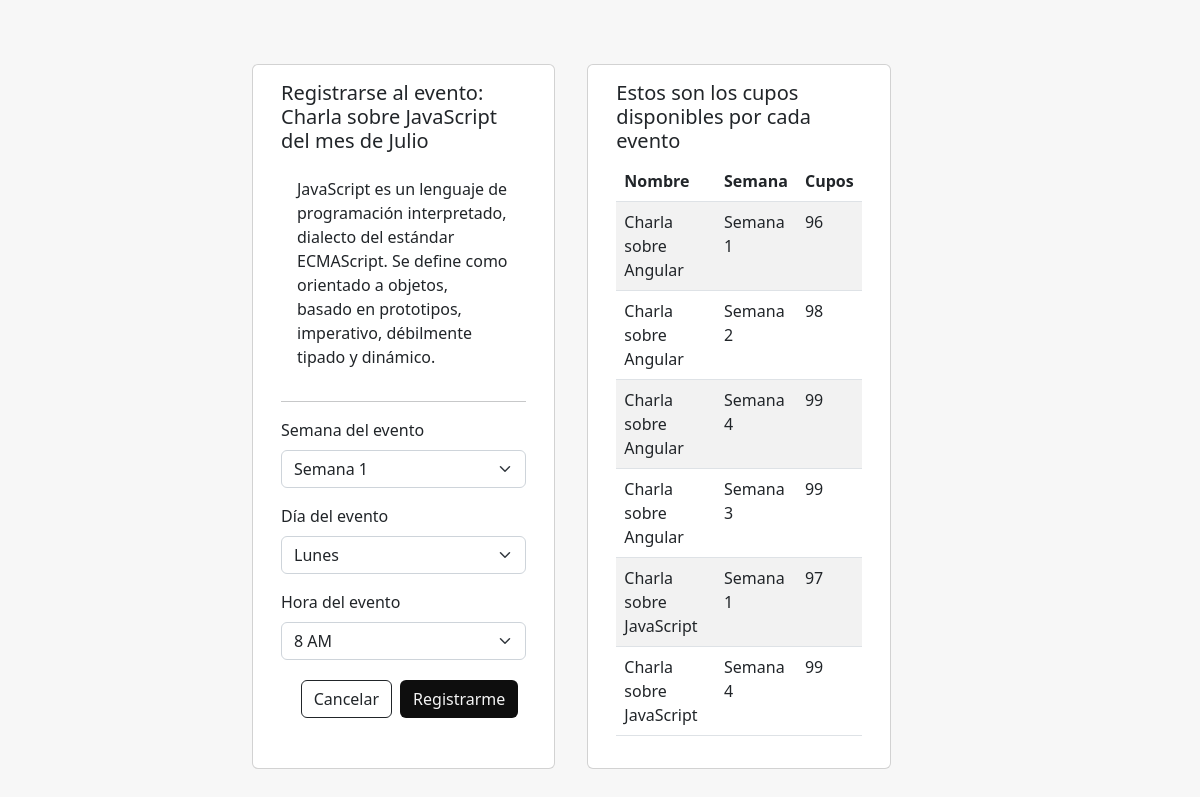
/functions/event/registrar_evento.php?eventId=6, run on the app's committed database.
### tables this page shows
CREATE TABLE `events` (
  `id` int(11) NOT NULL,
  `name` varchar(255) NOT NULL,
  `month` varchar(255) NOT NULL,
  `description` varchar(300) DEFAULT NULL
);

### functions/event/registrar_evento.php (the view, shortened to what this page needs)
<?php
include_once "../../model/conexion.php";
$eventId = $_GET['eventId'];
$query = $bd->query("SELECT * FROM events WHERE id = $eventId");
$event = $query->fetchAll(PDO::FETCH_OBJ);
$query2 = $bd->query("
select ue.semana, e.name as nombre, 100-count( ue.id_user) as cupos from usuario_evento ue
inner join events e on e.id = ue.id_event
group by ue.semana, e.name
order by e.name asc
");
$cupos = $query2->fetchAll(PDO::FETCH_OBJ);
?>
<!doctype html>
<html lang="en">
<head>
    <link href="https://cdn.jsdelivr.net/npm/bootstrap@5.2.0-beta1/dist/css/bootstrap.min.css" rel="stylesheet">
    <link href="../../assets/styles/style.css" rel="stylesheet">
</head>
<body style="background-color: #F7F7F7">
    <div class="row m-0 vh-100 justify-content-center align-items-center scale-up-center">
        <div class="col-md-8 p-5">
            <div class="row">
                <div class="card col-md-5 m-3">
                    <div class="card-body">
                        <h5 class="card-title">Registrarse al evento: <?php echo $event[0]->name ?> del mes de <?php echo $event[0]->month ?></h5>
                        <p class="card-text p-3">
                            <?php echo $event[0]->description ?>
                        </p>
                        <hr>
                        <form action="registrar_evento_proceso.php" method="POST">
                            <div class="form-group mb-3">
                                <label for="exampleInputEmail1" class="form-label">Semana del evento</label>
                                <select class="form-select" aria-label="Default select example" name="semana">
                                    <option value="1" selected>Semana 1</option>
                                </select>
                            </div>
                            <div class="form-group mb-3">
                                <label for="exampleInputEmail1" class="form-label">Día del evento</label>
                                <select class="form-select" aria-label="Default select example" name="dia">
                                    <option value="Lunes" selected>Lunes</option>
                                </select>
                            </div>
                            <div class="form-group mb-3">
                                <label for="exampleInputEmail1" class="form-label">Hora del evento</label>
                                <select class="form-select" aria-label="Default select example" name="hora">
                                    <option value="1" selected>8 AM</option>
                                </select>
                            </div>
                            <div class="row m-1 justify-content-end">
                                <a class="btn btn-outline-dark col-auto m-1" href="../../principalPage.php?message=null">Cancelar</a>
                                <input type="submit" class="btn btn-custom-primary col-auto m-1" value="Registrarme">
                            </div>
                        </form>
                    </div>
                </div>
                <div class="card col-md-5 m-3">
                    <div class="card-body">
                        <h5 class="card-title">Estos son los cupos disponibles por cada evento</h5>
                        <table class="table table-striped">
                            <thead>
                                <tr>
                                    <th scope="col">Nombre</th>
                                    <th scope="col">Semana</th>
                                    <th scope="col">Cupos</th>
                                </tr>
                            </thead>
                            <tbody>
                                <?php foreach ($cupos as $cupo) { ?>
                                    <tr>
                                        <td><?php echo $cupo->nombre ?></td>
                                        <td>Semana <?php echo $cupo->semana ?></td>
                                        <td><?php echo $cupo->cupos ?></td>
                                    </tr>
                                <?php } ?>
                            </tbody>
                        </table>
                    </div>
                </div>
            </div>
        </div>
    </div>
</body>
</html>

### assets/styles/style.css (style rules this page uses)
:root { --color-primary: #0e0e0e; --color-secundary: #58a0a4; --color-light: #f5f5f5; --color-dark: #0e0e0e; }
a { text-decoration: none; color: var(--color-light); }
.btn-custom-primary { background-color: var(--color-primary); color: var(--color-light); }
.scale-up-center { animation: scale-up-center 0.4s; }

### data on the page
events: name "Charla sobre JavaScript", month "Julio", description "JavaScript es un lenguaje de programación interpretado, dialecto del estándar ECMAScript. Se define como orientado a objetos, ​ basado en prototipos, imperativo, débilmente tipado y dinámico."

### other printed values
$cupo->nombre "Charla sobre Angular"
$cupo->semana "1"
$cupo->cupos "96"
$cupo->semana "2"
$cupo->cupos "98"
$cupo->semana "4"
$cupo->cupos "99"
$cupo->semana "3"
$cupo->nombre "Charla sobre JavaScript"
$cupo->cupos "97"
